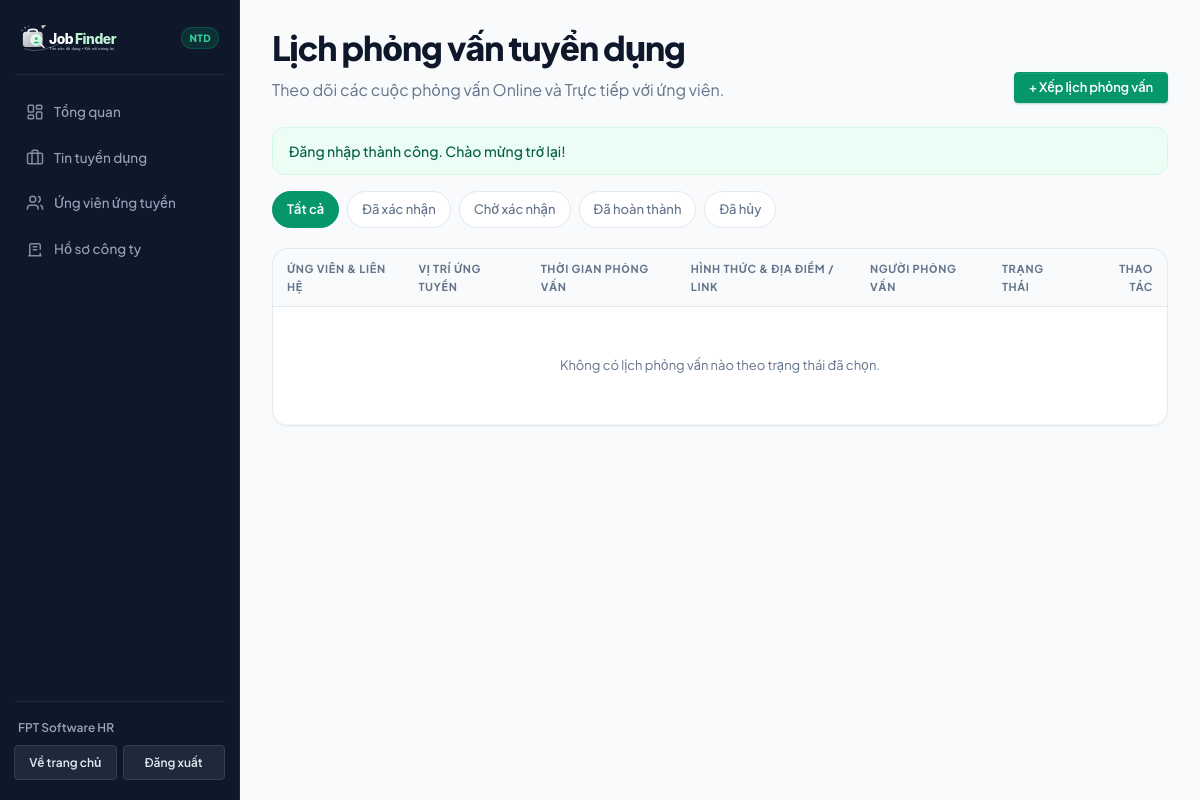
The app's page /employer/interviews.php (signed in), older data.
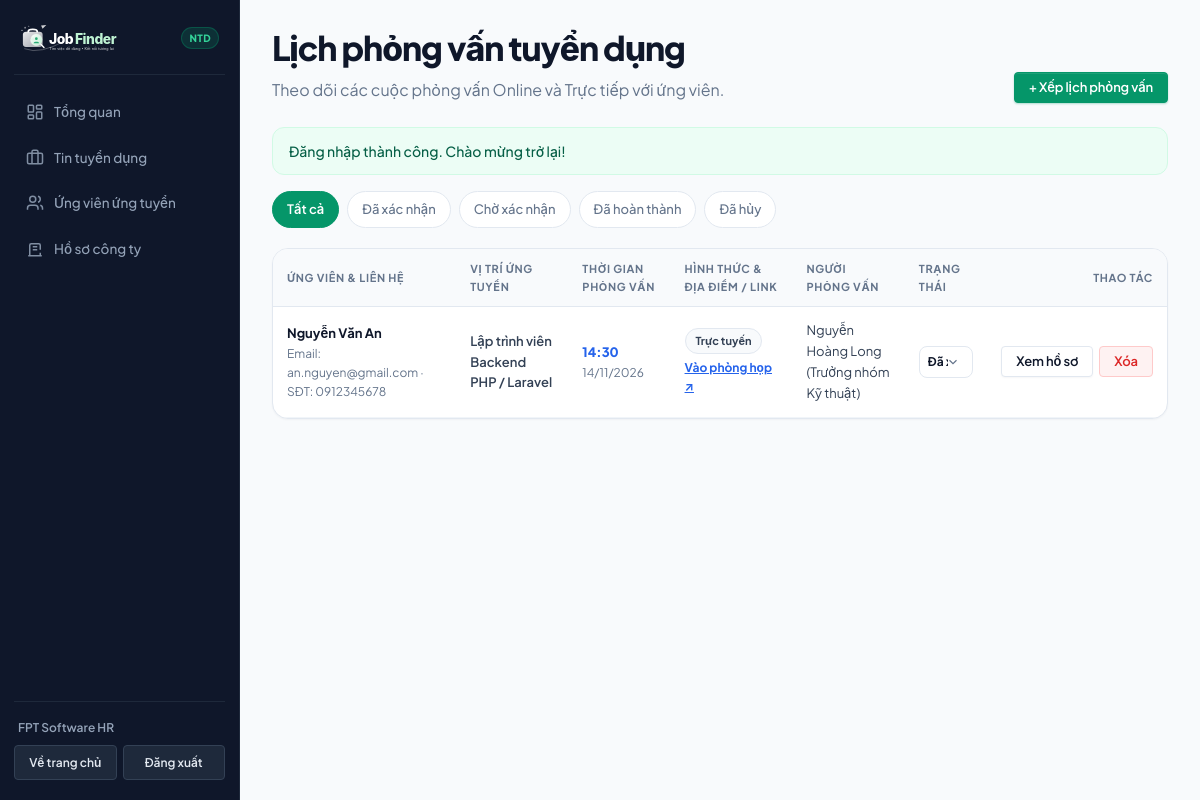
The same page, newer data.
### tables this page shows
CREATE TABLE `interview_schedules` (
  `id` INT AUTO_INCREMENT PRIMARY KEY,
  `application_id` INT NOT NULL,
  `employer_id` INT NOT NULL,
  `job_id` INT NOT NULL,
  `candidate_id` INT NOT NULL,
  `interview_date` DATE NOT NULL,
  `interview_time` TIME NOT NULL,
  `interview_type` ENUM('online', 'offline') NOT NULL DEFAULT 'offline',
  `location_or_link` VARCHAR(255) NOT NULL,
  `interviewer` VARCHAR(100) NULL,
  `notes` TEXT NULL,
  `status` ENUM('pending', 'confirmed', 'completed', 'cancelled') NOT NULL DEFAULT 'pending',
  `created_at` TIMESTAMP DEFAULT CURRENT_TIMESTAMP,
  `updated_at` TIMESTAMP NULL ON UPDATE CURRENT_TIMESTAMP,
  INDEX (`application_id`),
  INDEX (`employer_id`),
  INDEX (`candidate_id`),
  CONSTRAINT `fk_int_app` FOREIGN KEY (`application_id`) REFERENCES `applications` (`id`) ON DELETE CASCADE,
  CONSTRAINT `fk_int_emp` FOREIGN KEY (`employer_id`) REFERENCES `users` (`id`) ON DELETE CASCADE,
  CONSTRAINT `fk_int_job` FOREIGN KEY (`job_id`) REFERENCES `jobs` (`id`) ON DELETE CASCADE,
  CONSTRAINT `fk_int_cand` FOREIGN KEY (`candidate_id`) REFERENCES `users` (`id`) ON DELETE CASCADE
);

CREATE TABLE `users` (
  `id` INT AUTO_INCREMENT PRIMARY KEY,
  `name` VARCHAR(100) NOT NULL,
  `email` VARCHAR(100) NOT NULL UNIQUE,
  `role` ENUM('candidate', 'employer', 'admin') NOT NULL DEFAULT 'candidate',
  `password` VARCHAR(255) NOT NULL,
  `phone` VARCHAR(20) NULL,
  `avatar` VARCHAR(255) NULL,
  `google_id` VARCHAR(255) NULL,
  `auth_provider` VARCHAR(20) NOT NULL DEFAULT 'local',
  `is_active` TINYINT(1) NOT NULL DEFAULT 1,
  `created_at` TIMESTAMP DEFAULT CURRENT_TIMESTAMP,
  `updated_at` TIMESTAMP NULL ON UPDATE CURRENT_TIMESTAMP
);

CREATE TABLE `jobs` (
  `id` INT AUTO_INCREMENT PRIMARY KEY,
  `employer_id` INT NULL,
  `campaign_id` INT NULL,
  `title` VARCHAR(150) NOT NULL,
  `company` VARCHAR(100) NOT NULL,
  `company_logo` VARCHAR(255) NULL,
  `location` VARCHAR(100) NOT NULL,
  `category` VARCHAR(100) NOT NULL,
  `salary` VARCHAR(100) NOT NULL,
  `salary_value` INT DEFAULT 0,
  `min_salary` INT NOT NULL DEFAULT 0,
  `max_salary` INT NOT NULL DEFAULT 0,
  `salary_type` VARCHAR(20) NOT NULL DEFAULT 'deal',
  `job_type` VARCHAR(50) NOT NULL DEFAULT 'Toàn thời gian',
  `quantity` INT NOT NULL DEFAULT 1,
  `level` VARCHAR(50) NOT NULL DEFAULT 'Nhân viên',
  `experience` VARCHAR(50) NOT NULL DEFAULT 'Không yêu cầu',
  `description` TEXT NOT NULL,
  `requirements` TEXT NOT NULL,
  `benefits` TEXT NULL,
  `education_level` VARCHAR(50) NOT NULL DEFAULT 'Không yêu cầu',
  `working_time` VARCHAR(150) NULL,
  `contact_name` VARCHAR(100) NULL,
  `contact_email` VARCHAR(100) NULL,
  `deadline` DATE NULL,
  `views` INT NOT NULL DEFAULT 0,
  `is_featured` TINYINT(1) NOT NULL DEFAULT 0,
  `status` VARCHAR(20) NOT NULL DEFAULT 'active',
  `reject_reason` TEXT NULL,
  `created_at` TIMESTAMP DEFAULT CURRENT_TIMESTAMP,
  `updated_at` TIMESTAMP NULL ON UPDATE CURRENT_TIMESTAMP,
  INDEX (`employer_id`),
  INDEX (`campaign_id`),
  INDEX (`status`),
  CONSTRAINT `fk_job_employer` FOREIGN KEY (`employer_id`) REFERENCES `users` (`id`) ON DELETE SET NULL,
  CONSTRAINT `fk_job_campaign` FOREIGN KEY (`campaign_id`) REFERENCES `campaigns` (`id`) ON DELETE SET NULL
);

### employer/interviews.php (the view, shortened to what the changed rows need)
<?php
require_once '../config/database.php';
$employer_id = (int)$_SESSION['user_id'];
$sql = "
    SELECT i.*, u.name as candidate_name, u.email as candidate_email, u.phone as candidate_phone,
           j.id as job_id, j.title as job_title
    FROM interview_schedules i
    JOIN users u ON u.id = i.candidate_id
    JOIN jobs j ON j.id = i.job_id
    WHERE i.employer_id = :employer_id
";
$params = [':employer_id' => $employer_id];
$sql .= " ORDER BY i.interview_date ASC, i.interview_time ASC";
$stmt = $pdo->prepare($sql);
$stmt->execute($params);
$interviews = $stmt->fetchAll(PDO::FETCH_ASSOC);
?>
<!DOCTYPE html>
<html lang="vi">
<head>
    <link rel="stylesheet" href="../assets/css/style.css?v=<?= time() ?>">
</head>
<body>
<div class="portal-layout">
    <main class="portal-main">
        <div class="section-header" style="margin-bottom:24px;">
            <div>
                <h1 class="section-title">Lịch phỏng vấn tuyển dụng</h1>
            </div>
        </div>
        <div class="table-card">
            <div class="table-responsive">
                <table class="data-table">
                    <thead>
                        <tr>
                            <th>Ứng viên & Liên hệ</th>
                            <th>Vị trí ứng tuyển</th>
                            <th>Thời gian phỏng vấn</th>
                            <th>Hình thức & Địa điểm / Link</th>
                            <th>Người phỏng vấn</th>
                            <th>Trạng thái</th>
                            <th style="text-align:right;">Thao tác</th>
                        </tr>
                    </thead>
                    <tbody>
                        <?php if (!empty($interviews)): ?>
                            <?php foreach ($interviews as $iv): ?>
                                <tr>
                                    <td>
                                        <div style="font-weight:700; color:var(--ink);">
                                            <?= htmlspecialchars($iv['candidate_name']) ?>
                                        </div>
                                        <div style="font-size:12px; color:var(--muted);">
                                            Email: <?= htmlspecialchars($iv['candidate_email']) ?>
                                            <?php if (!empty($iv['candidate_phone'])): ?>
                                                &middot; SĐT: <?= htmlspecialchars($iv['candidate_phone']) ?>
                                            <?php endif; ?>
                                        </div>
                                    </td>
                                    <td style="font-weight:600; font-size:13px;">
                                        <?= htmlspecialchars($iv['job_title']) ?>
                                    </td>
                                    <td>
                                        <div style="font-weight:800; color:#2563EB;">
                                            <?= date('H:i', strtotime($iv['interview_time'])) ?>
                                        </div>
                                        <div style="font-size:12px; color:var(--muted);">
                                            <?= date('d/m/Y', strtotime($iv['interview_date'])) ?>
                                        </div>
                                    </td>
                                    <td>
                                        <span class="chip" style="font-size:11px; font-weight:700;">
                                            <?= ($iv['interview_type'] === 'online') ? 'Trực tuyến' : 'Trực tiếp' ?>
                                        </span>
                                        <div style="font-size:12px; margin-top:4px;">
                                            <?php if ($iv['interview_type'] === 'online'): ?>
                                                <a href="<?= htmlspecialchars($iv['location_or_link']) ?>" target="_blank" style="color:#2563EB; font-weight:700; text-decoration:underline;">
                                                    Vào phòng họp ↗
                                                </a>
                                            <?php else: ?>
                                                <span class="text-muted"><?= htmlspecialchars($iv['location_or_link']) ?></span>
                                            <?php endif; ?>
                                        </div>
                                    </td>
                                    <td class="text-sm">
                                        <?= htmlspecialchars($iv['interviewer'] ?: 'HR Team') ?>
                                    </td>
                                    <td>
                                        <form method="POST" style="display:inline;">
                                            <select name="status" class="form-control form-select" style="padding:4px 24px 4px 8px; font-size:12px; height:32px; font-weight:700;" onchange="this.form.submit()">
                                                <option value="confirmed" <?= ($iv['status'] === 'confirmed') ? 'selected' : '' ?>>Đã xác nhận</option>
                                            </select>
                                        </form>
                                    </td>
                                    <td style="text-align:right;">
                                        <div style="display:flex; justify-content:flex-end; gap:6px;">
                                            <a href="application-view.php?id=<?= (int)$iv['application_id'] ?>" class="btn btn-secondary btn-sm">Xem hồ sơ</a>
                                            <form method="POST" style="display:inline;" onsubmit="return confirm('Bạn có chắc chắn muốn xóa lịch phỏng vấn này?');">
                                                <button type="submit" class="btn btn-danger btn-sm">Xóa</button>
                                            </form>
                                        </div>
                                    </td>
                                </tr>
                            <?php endforeach; ?>
                        <?php else: ?>
                            <tr>
                                <td colspan="7" style="text-align:center; padding:48px; color:var(--muted);">
                                    Không có lịch phỏng vấn nào theo trạng thái đã chọn.
                                </td>
                            </tr>
                        <?php endif; ?>
                    </tbody>
                </table>
            </div>
        </div>
    </main>
</div>
</body>
</html>

Row changes from the older to the newer data that the page shows:
added interview_schedules: candidate.name "Nguyễn Văn An", candidate.email "an.nguyen@gmail.com", candidate.phone "0912345678", job.title "Lập trình viên Backend PHP / Laravel", interview_time "14:30", interview_date "14/11/2026", interview_type "Trực tuyến", interviewer "Nguyễn Hoàng Long (Trưởng nhóm Kỹ thuật)", status "Đã xác nhận"
Text that changed along with them:
text no longer shown: "Không có lịch phỏng vấn nào theo trạng thái đã chọn."
